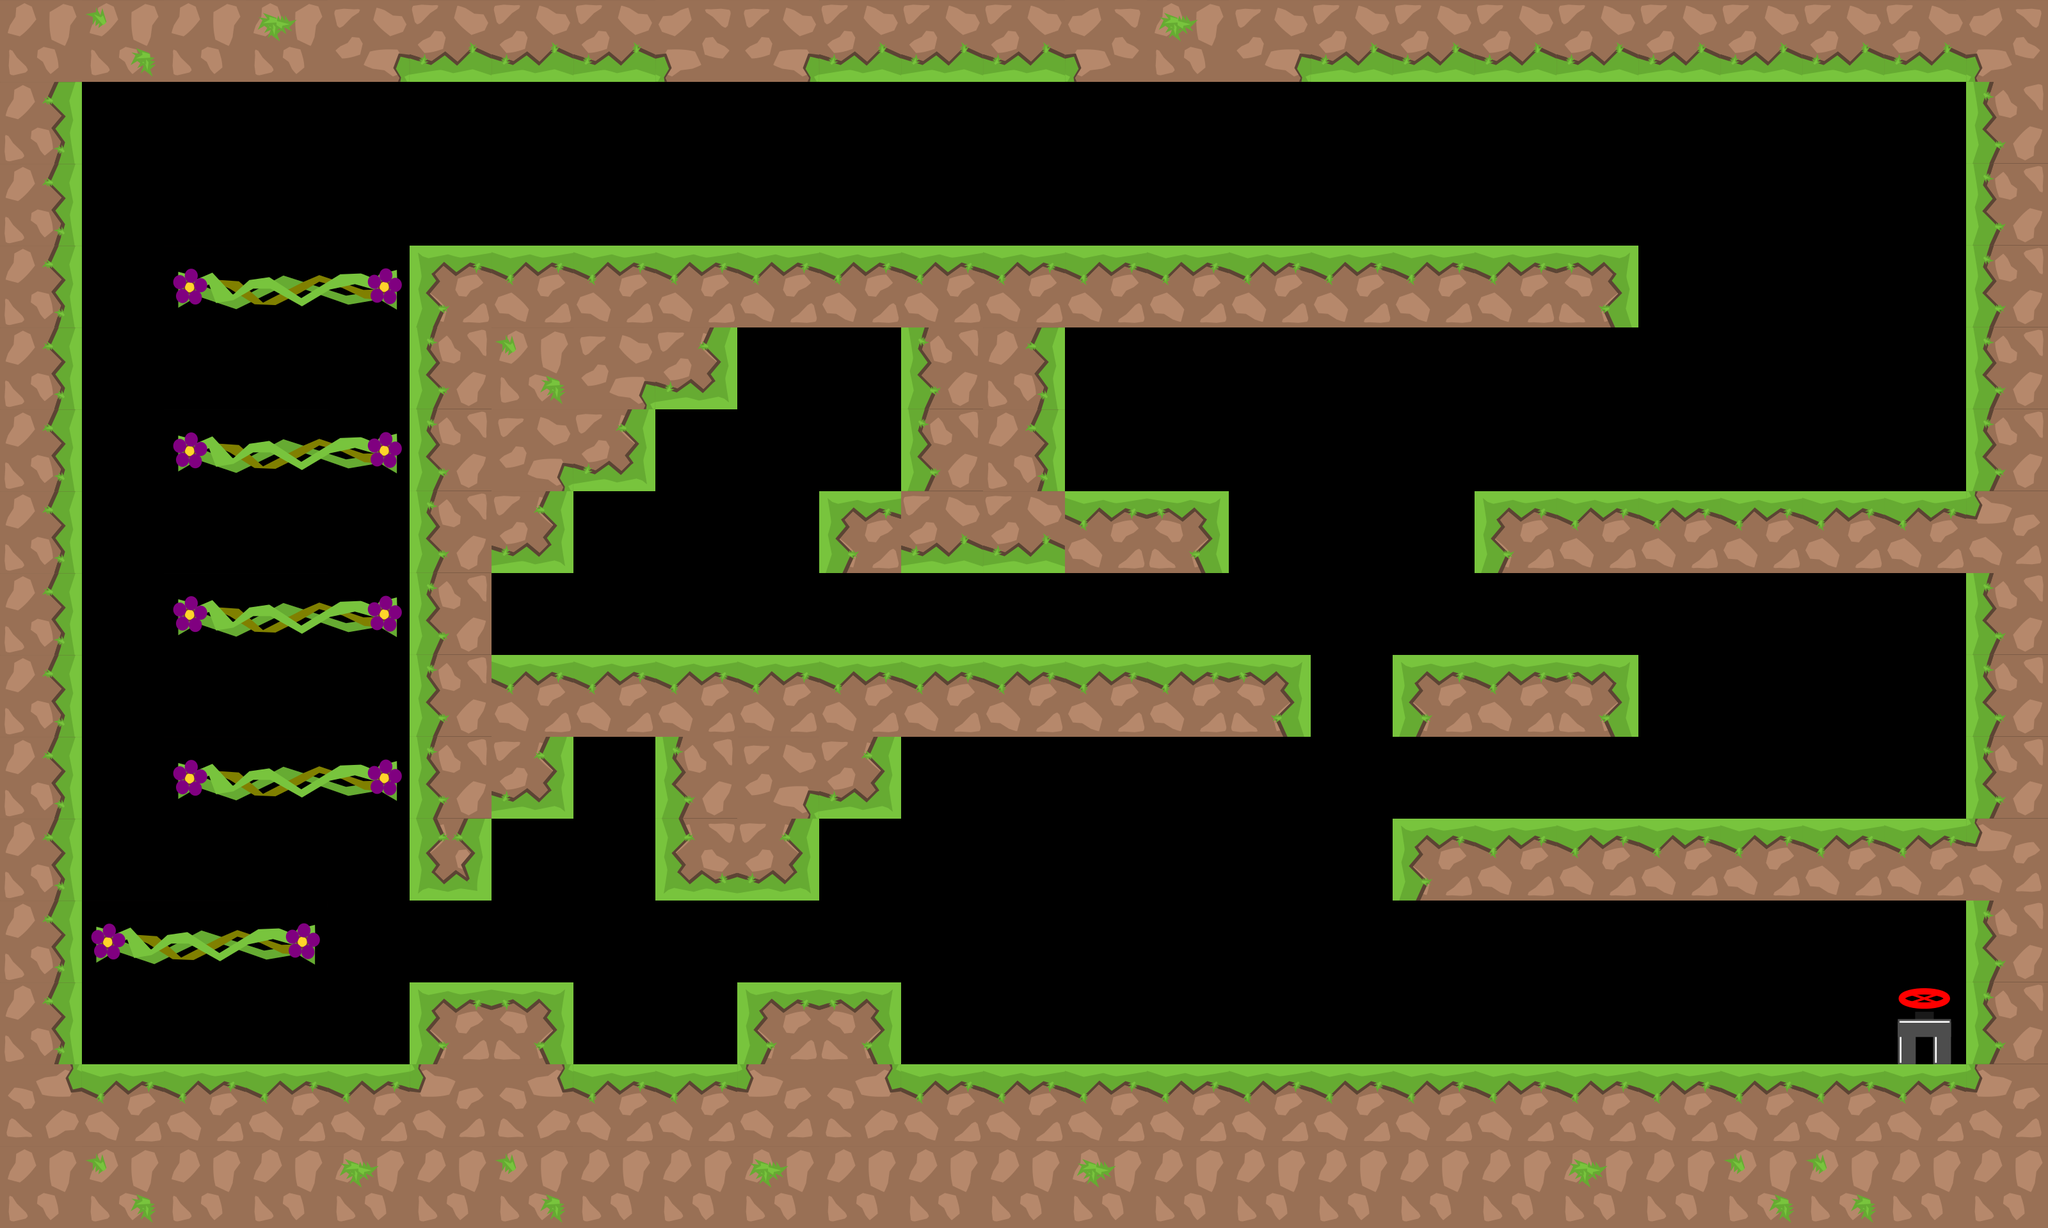

A 2D game scene composited from a Tiled map and its tileset images. What follows is a short description and the map's XML, with each tile layer's data collapsed to a summary:
An orthogonal 25x15 tile map with 128x128 px tiles, 2 tile layers (graphics, oil), 3 tilesets and 44 objects.

<map version="1.0" tiledversion="1.1.1" orientation="orthogonal" renderorder="right-down" width="25" height="15" tilewidth="128" tileheight="128" infinite="0" nextobjectid="258">
 <tileset firstgid="1" source="tiles_128x128.tsx" />
 <tileset firstgid="37" source="tiles_oil_128x128.tsx" />
 <tileset firstgid="77" source="tiles_128x128_green.tsx" />
 <layer name="graphics" width="25" height="15">
  <data>[375 cells, 188 non-empty, 21 distinct tile ids]</data>
 </layer>
 <layer name="oil" width="25" height="15">
  <data>[375 cells, 0 non-empty, 0 distinct tile ids]</data>
 </layer>
 <objectgroup name="blocks" opacity="0.57">
  <object id="2" x="3072" y="4" width="112" height="1696" />
  <object id="3" x="64" y="52" width="64" height="1684" />
  <object id="4" x="8" y="4" width="3172" height="120" />
  <object id="127" x="8" y="1664" width="3196" height="248.002" />
  <object id="241" x="2176" y="1280" width="896" height="128" />
  <object id="242" x="2176" y="1024" width="384" height="128" />
  <object id="243" x="2304" y="768" width="768" height="128" />
  <object id="244" x="640" y="384" width="1920" height="128" />
  <object id="245" x="640" y="512" width="128" height="896" />
  <object id="246" x="768" y="512" width="384" height="128" />
  <object id="247" x="768" y="640" width="256" height="128" />
  <object id="248" x="768" y="768" width="128" height="128" />
  <object id="249" x="1408" y="512" width="256" height="256" />
  <object id="250" x="1280" y="768" width="640" height="128" />
  <object id="251" x="768" y="1024" width="1280" height="128" />
  <object id="252" x="768" y="1152" width="128" height="128" />
  <object id="253" x="1024" y="1152" width="384" height="128" />
  <object id="254" x="1024" y="1280" width="256" height="128" />
  <object id="255" x="1152" y="1536" width="256" height="128" />
  <object id="256" x="640" y="1536" width="256" height="128" />
 </objectgroup>
 <objectgroup name="switch" />
 <objectgroup name="levelEndBlock" />
 <objectgroup name="slope" />
 <objectgroup name="passBlock">
  <object id="200" x="290.466" y="432.86" width="317.03" height="46" />
  <object id="233" x="291.8" y="686.86" width="317.03" height="46" />
  <object id="234" x="288.8" y="940.86" width="317.03" height="46" />
  <object id="235" x="287.8" y="1197.86" width="317.03" height="46" />
  <object id="236" x="164.466" y="1451.19" width="317.03" height="46" />
 </objectgroup>
 <objectgroup name="flowers">
  <object id="74" x="1447.88" y="230.429" width="69.697" height="69.697">
   <ellipse />
  </object>
  <object id="76" x="406.182" y="542.671" width="69.697" height="69.697">
   <ellipse />
  </object>
  <object id="80" x="2837.22" y="537.58" width="69.697" height="69.697">
   <ellipse />
  </object>
  <object id="83" x="731.277" y="223.156" width="69.697" height="69.697">
   <ellipse />
  </object>
  <object id="112" x="2872.13" y="247.641" width="69.697" height="69.697">
   <ellipse />
  </object>
  <object id="114" x="2858.68" y="1054.31" width="69.697" height="69.697">
   <ellipse />
  </object>
  <object id="141" x="1884.06" y="600.855" width="69.697" height="69.697">
   <ellipse />
  </object>
  <object id="143" x="928.124" y="1241.76" width="69.697" height="69.697">
   <ellipse />
  </object>
  <object id="144" x="1621.69" y="1497.82" width="69.697" height="69.697">
   <ellipse />
  </object>
  <object id="195" x="1118.68" y="737.224" width="69.697" height="69.697">
   <ellipse />
  </object>
  <object id="196" x="2512.62" y="1497.83" width="69.697" height="69.697">
   <ellipse />
  </object>
  <object id="212" x="2155.03" y="230.004" width="69.697" height="69.697">
   <ellipse />
  </object>
  <object id="230" x="408.182" y="806.671" width="69.697" height="69.697">
   <ellipse />
  </object>
  <object id="231" x="406.182" y="1062.67" width="69.697" height="69.697">
   <ellipse />
  </object>
  <object id="232" x="406.182" y="1314.67" width="69.697" height="69.697">
   <ellipse />
  </object>
  <object id="237" x="985.7" y="1493.27" width="69.697" height="69.697">
   <ellipse />
  </object>
  <object id="239" x="1509.59" y="937.224" width="69.697" height="69.697">
   <ellipse />
  </object>
  <object id="240" x="791.405" y="928.133" width="69.697" height="69.697">
   <ellipse />
  </object>
 </objectgroup>
 <objectgroup name="end">
  <object id="44" x="2961.7" y="1560.67" width="93" height="95">
   <ellipse />
  </object>
 </objectgroup>
 <objectgroup name="pushBlocks" />
 <objectgroup name="damage" />
 <objectgroup name="warp_a" />
 <objectgroup name="warp_b" />
</map>
